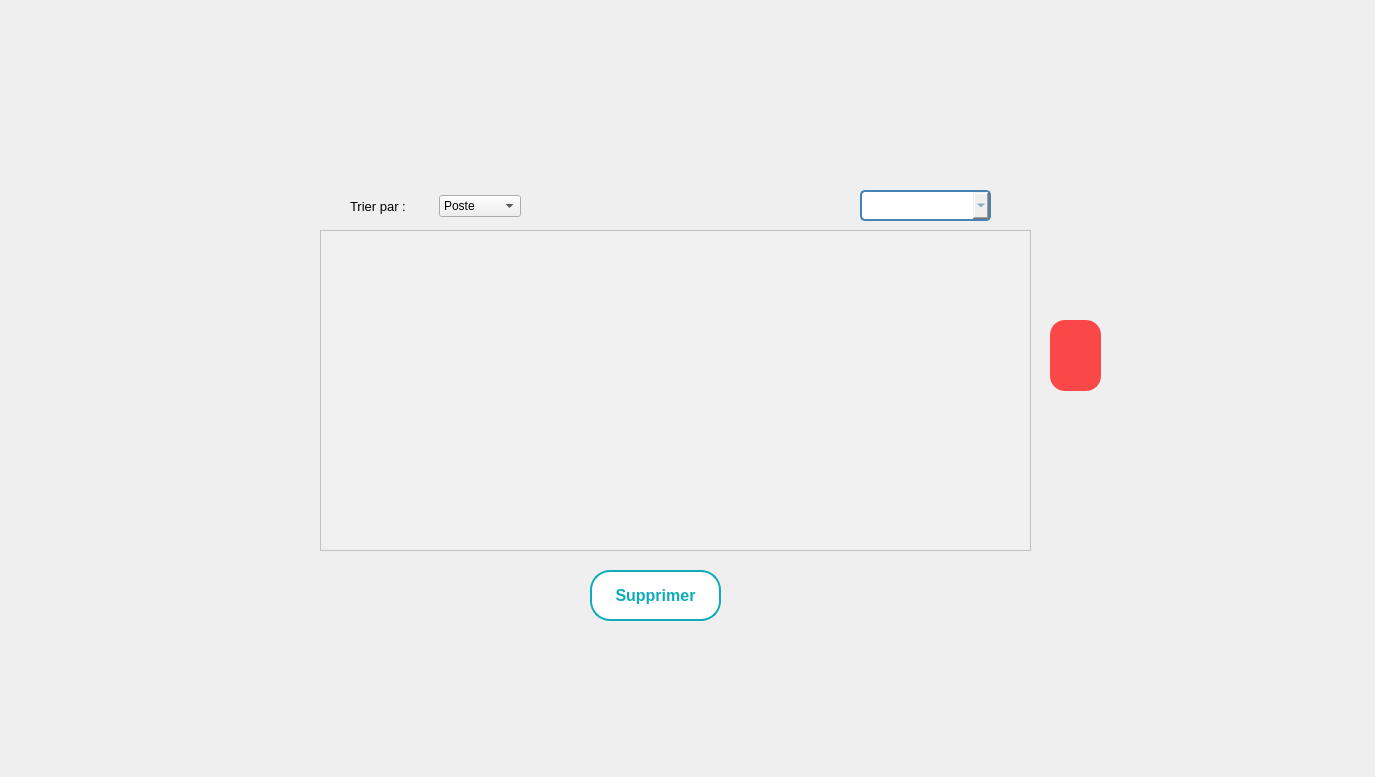
      <widget class="QWidget" name="tab_18">
       <attribute name="title">
        <string>Afficher</string>
       </attribute>
       <widget class="QLabel" name="background_4">
        <property name="geometry">
         <rect>
          <x>0</x>
          <y>0</y>
          <width>1366</width>
          <height>768</height>
         </rect>
        </property>
        <property name="text">
         <string/>
        </property>
        <property name="pixmap">
         <pixmap resource="gestion_abonnement/image/image.qrc">:/background_3.png</pixmap>
        </property>
        <property name="scaledContents">
         <bool>true</bool>
        </property>
       </widget>
       <widget class="QTableView" name="table_emp">
        <property name="geometry">
         <rect>
          <x>320</x>
          <y>230</y>
          <width>711</width>
          <height>321</height>
         </rect>
        </property>
        <property name="styleSheet">
         <string notr="true">QTableView {
    background-color: #f0f0f0; /* Couleur de fond */
    alternate-background-color: #e0e0e0; /* Couleur de fond des lignes alternatives */
    selection-background-color: #c0c0c0; /* Couleur de fond de la sélection */
    selection-color: #ffffff; /* Couleur du texte de la sélection */
    border: 1px solid #c0c0c0; /* Bordure */
}

QTableView::item {
    padding: 5px; /* Espacement du contenu */
}

QTableView::item:selected {
    background-color: #a0a0a0; /* Couleur de fond de l'élément sélectionné */
}

QHeaderView::section {
    background-color: #d0d0d0; /* Couleur de fond de l'en-tête de colonne */
    padding: 5px; /* Espacement du texte */
    border: 1px solid #c0c0c0; /* Bordure */
}

QTableView::indicator {
    width: 50px; /* Largeur de la case à cocher/radio */
    height: 50px; /* Hauteur de la case à cocher/radio */
}
</string>
        </property>
        <attribute name="verticalHeaderMinimumSectionSize">
         <number>50</number>
        </attribute>
        <attribute name="verticalHeaderDefaultSectionSize">
         <number>50</number>
        </attribute>
       </widget>
       <widget class="QWidget" name="horizontalLayoutWidget">
        <property name="geometry">
         <rect>
          <x>350</x>
          <y>190</y>
          <width>171</width>
          <height>32</height>
         </rect>
        </property>
        <layout class="QHBoxLayout" name="horizontalLayout_3">
         <item>
          <widget class="QLabel" name="label">
           <property name="font">
            <font>
             <pointsize>10</pointsize>
            </font>
           </property>
           <property name="text">
            <string>Trier par :</string>
           </property>
          </widget>
         </item>
         <item>
          <widget class="QComboBox" name="tri_emp">
           <item>
            <property name="text">
             <string>Poste</string>
            </property>
           </item>
           <item>
            <property name="text">
             <string>Salaire</string>
            </property>
           </item>
           <item>
            <property name="text">
             <string>Sexe</string>
            </property>
           </item>
          </widget>
         </item>
        </layout>
       </widget>
       <widget class="QPushButton" name="supprimer_emp">
        <property name="enabled">
         <bool>true</bool>
        </property>
        <property name="geometry">
         <rect>
          <x>590</x>
          <y>570</y>
          <width>131</width>
          <height>51</height>
         </rect>
        </property>
        <property name="font">
         <font>
          <family>Arial</family>
          <pointsize>12</pointsize>
          <weight>75</weight>
          <bold>true</bold>
         </font>
        </property>
        <property name="autoFillBackground">
         <bool>false</bool>
        </property>
        <property name="styleSheet">
         <string notr="true">/* Styles généraux du bouton */
QPushButton {
    background-color: #ffffff; /* Bleu clair pour représenter l'eau */
    border: 2px solid #0EABB8; /* Bordure bleue */
    color: #0EABB8; /* Texte blanc */
    padding: 10px ; /* Espacement intérieur */

    font-weight: bold; /* Police en gras */
    border-radius: 20px; /* Bordure arrondie */
    outline: none; /* Supprime la bordure de focus */
  
    overflow: hidden; /* Cache le contenu débordant */
    transition: background-color 0.3s, color 0.3s; /* Transition des couleurs */
}

/* Style au survol du bouton */
QPushButton:hover {
    background-color: #0EABB8; /* Fond devient blanc */
    color: #ffffff; /* Texte devient bleu clair */
}


</string>
        </property>
        <property name="text">
         <string>Supprimer</string>
        </property>
        <property name="autoDefault">
         <bool>true</bool>
        </property>
       </widget>
       <widget class="QPushButton" name="recherche_emp_bouton">
        <property name="geometry">
         <rect>
          <x>990</x>
          <y>190</y>
          <width>41</width>
          <height>31</height>
         </rect>
        </property>
        <property name="styleSheet">
         <string notr="true">QPushButton {
    background-color: transparent; /* Bleu clair pour représenter l'eau */
    border: transparent; /* Bordure bleue */



}</string>
        </property>
        <property name="text">
         <string/>
        </property>
        <property name="icon">
         <iconset resource="gestion_abonnement/image/image.qrc">
          <normaloff>:/search-512.webp</normaloff>:/search-512.webp</iconset>
        </property>
        <property name="iconSize">
         <size>
          <width>25</width>
          <height>25</height>
         </size>
        </property>
       </widget>
       <widget class="QComboBox" name="choix_recherche_emp">
        <property name="geometry">
         <rect>
          <x>860</x>
          <y>190</y>
          <width>131</width>
          <height>31</height>
         </rect>
        </property>
        <property name="styleSheet">
         <string notr="true">/* Style général du QComboBox */
QComboBox {
    border: 2px solid #4682B4; /* Bordure bleue */
    border-radius: 5px; /* Coins arrondis */
    padding: 5px; /* Espace intérieur */
    font-size: 13px; /* Taille de la police */
    font-family: &quot;Arial&quot;, sans-serif; /* Police de caractère */
    color: #4682B4; /* Couleur du texte */

}




/* Style des éléments déroulants */
QComboBox QAbstractItemView {
    border: 2px solid #4682B4; /* Bordure bleue */
    border-radius: 5px; /* Coins arrondis */
    font-size: 14px; /* Taille de la police */
    font-family: &quot;Arial&quot;, sans-serif; /* Police de caractère */
    color: #4682B4; /* Couleur du texte */
    background-color: #F0F8FF; /* Couleur de fond */
}

/* Style des éléments déroulants au survol */
QComboBox QAbstractItemView:hover {
    background-color: #87CEEB; /* Couleur de fond bleue au survol */
}
</string>
        </property>
       </widget>
       <widget class="QPushButton" name="refresh_emp">
        <property name="geometry">
         <rect>
          <x>820</x>
          <y>190</y>
          <width>41</width>
          <height>28</height>
         </rect>
        </property>
        <property name="styleSheet">
         <string notr="true">QPushButton {
    background-color: transparent; /* Bleu clair pour représenter l'eau */
    border: transparent; /* Bordure bleue */



}</string>
        </property>
        <property name="text">
         <string/>
        </property>
        <property name="icon">
         <iconset resource="gestion_abonnement/image/image.qrc">
          <normaloff>:/refresh-button_61444.png</normaloff>:/refresh-button_61444.png</iconset>
        </property>
        <property name="iconSize">
         <size>
          <width>20</width>
          <height>20</height>
         </size>
        </property>
       </widget>
       <widget class="QPushButton" name="pdf_emp">
        <property name="geometry">
         <rect>
          <x>1050</x>
          <y>320</y>
          <width>51</width>
          <height>71</height>
         </rect>
        </property>
        <property name="styleSheet">
         <string notr="true">/* Style général du QPushButton */
QPushButton {
    border: none; /* Pas de bordure */
    border-radius: 15px; /* Coins arrondis */
    padding: 10px; /* Espace intérieur */
    font-size: 16px; /* Taille de la police */
    font-family: &quot;Arial&quot;, sans-serif; /* Police de caractère */
    color: #FFFFFF; /* Couleur du texte */
    background-color: rgba(255, 0, 0, 0.7); /* Couleur de fond rouge transparente */
    transition: background-color 0.5s, opacity 0.5s; /* Transition pour la couleur de fond et l'opacité */
}



/* Style lorsque le bouton est survolé */
QPushButton:hover {
    background-color: rgba(255, 0, 0, 0.9); /* Couleur de fond rouge transparente plus foncée au survol */
}

</string>
        </property>
        <property name="text">
         <string/>
        </property>
        <property name="icon">
         <iconset resource="gestion_abonnement/image/image.qrc">
          <normaloff>:/pdf.png</normaloff>:/pdf.png</iconset>
        </property>
        <property name="iconSize">
         <size>
          <width>50</width>
          <height>50</height>
         </size>
        </property>
       </widget>
       <widget class="QPushButton" name="stat_emp">
        <property name="geometry">
         <rect>
          <x>850</x>
          <y>570</y>
          <width>111</width>
          <height>71</height>
         </rect>
        </property>
        <property name="styleSheet">
         <string notr="true">/* Style général du QPushButton */
QPushButton {
    border: none; /* Pas de bordure */
    border-radius: 15px; /* Coins arrondis */
    padding: 10px; /* Espace intérieur */
    font-size: 16px; /* Taille de la police */
    font-family: &quot;Arial&quot;, sans-serif; /* Police de caractère */
    color: #FFFFFF; /* Couleur du texte */
    background-color: transparent; /* Couleur de fond rouge transparente */
}



/* Style lorsque le bouton est survolé */
QPushButton:hover {
    background-color: rgb(220,220,220); /* Couleur de fond grise transparente au survol */
}

</string>
        </property>
        <property name="text">
         <string/>
        </property>
        <property name="icon">
         <iconset resource="gestion_abonnement/image/image.qrc">
          <normaloff>:/stat.png</normaloff>:/stat.png</iconset>
        </property>
        <property name="iconSize">
         <size>
          <width>120</width>
          <height>120</height>
         </size>
        </property>
       </widget>
      </widget>
